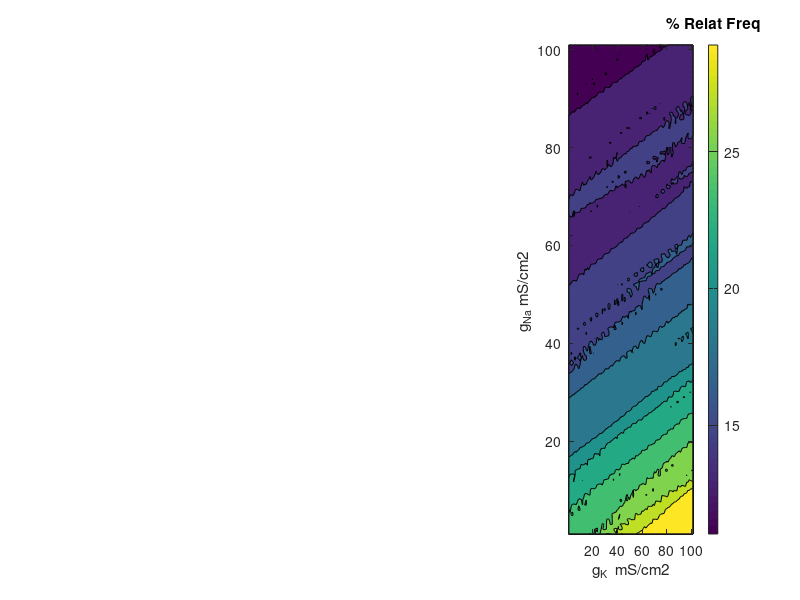

Here is the MATLAB script that generated this plot: (Note: this script raises an error after producing the figure.)

clear
clc
load mat3d_Ca.mat

C = mat3d(:,1,:);
C = permute(C,[1 3 2]);
C = reshape(C,[],size(C,2),1);
C = flip(C);
C = flip(C,2);

%plot
figure()
subplot(1,3,3)
contourf(C)
hcb = colorbar;
colorTitleHandle = get(hcb,'Title');
titleString = '% Relat Freq';
set(colorTitleHandle ,'String',titleString);
xlabel('g_{K}  mS/cm2')
ylabel('g_{Na} mS/cm2 ')
clim([10 40]);
xcond = 0:20:100;
xticks(xcond)
xticklabels(0.01*xcond)
xcond = 0:20:100;
yticks(xcond)
yticklabels(0.5*xcond)
title('g_{Ca} = 0.1')
set(gca, 'FontSize', 20)

C = mat3d(:,2,:);
C = permute(C,[1 3 2]);
C = reshape(C,[],size(C,2),1);
C = flip(C);
C = flip(C,2);

subplot(1,3,2)
contourf(C)
hcb = colorbar;
colorTitleHandle = get(hcb,'Title');
titleString = '% Relat Freq';
set(colorTitleHandle ,'String',titleString);
xlabel('g_{K}  mS/cm2')
ylabel('g_{Na} mS/cm2 ')
clim([10 40]);
xcond = 0:20:100;
xticks(xcond)
xticklabels(0.01*xcond)
xcond = 0:20:100;
yticks(xcond)
yticklabels(0.5*xcond)
title('g_{Ca} = 0.05')
set(gca, 'FontSize', 20)

C = mat3d(:,3,:);
C = permute(C,[1 3 2]);
C = reshape(C,[],size(C,2),1);
C = flip(C);
C = flip(C,2);

subplot(1,3,1)
contourf(C)
hcb = colorbar;
colorTitleHandle = get(hcb,'Title');
titleString = '% Relat Freq';
set(colorTitleHandle ,'String',titleString);
xlabel('g_{K}  mS/cm2')
ylabel('g_{Na} mS/cm2 ')
clim([10 40]);
xcond = 0:20:100;
xticks(xcond)
xticklabels(0.01*xcond)
xcond = 0:20:100;
yticks(xcond)
yticklabels(0.5*xcond)
title('g_{Ca} = 0')
set(gca, 'FontSize', 20)
colormap('hot');

%Resize plot size
set(gcf,'units','inches','position',[0 0 16 4])

%Save vector figure in pdf
exportgraphics(gcf,'Step_4B_heatmaps.pdf','ContentType','vector');

